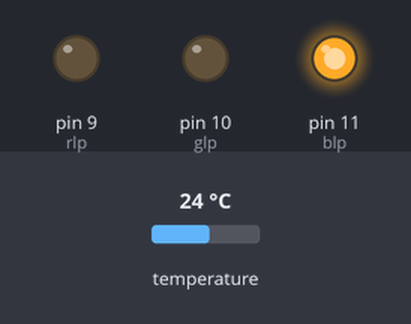
Recording of a sketch running on a simulated Arduino Uno, built with avr-gcc and run on an emulated ATmega328P. Shown: output pins drawn as LEDs (lit = HIGH). The inputs (shaded band) are chosen by the test bench; at power-on: temperature 24 °C.

Above: at 1.2 s.
1.3 s: temperature set to 25.5 °C
2.8 s: temperature set to 26.6 °C
At 4.0 s:
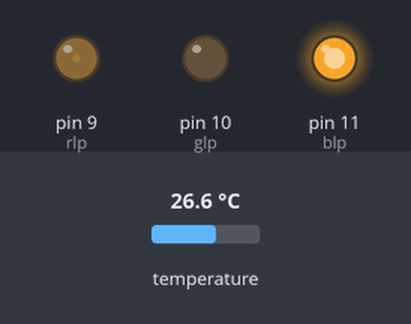
4.3 s: temperature set to 12 °C
At 5.2 s:
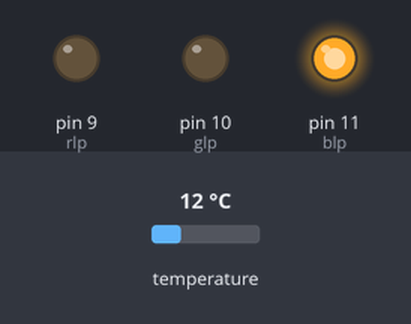
5.9 s: temperature set to 33 °C
At 6.4 s:
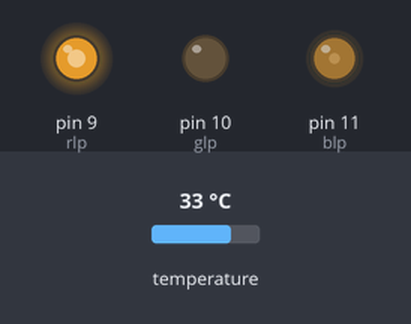
7.5 s: temperature set to 41 °C
At 8.8 s:
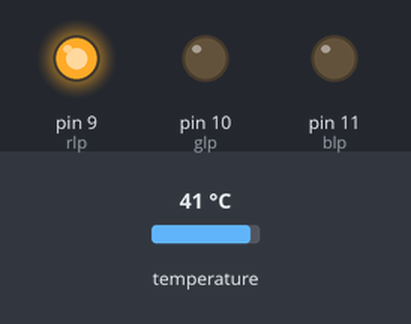
9.1 s: temperature set to 35.8 °C
10.6 s: temperature set to 34.5 °C
At 11.1 s:
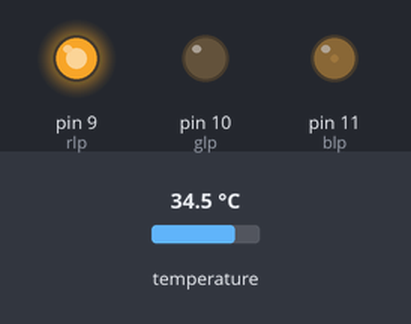
Timing chart, 0 to 13.1 s (numbered marks = the images above; inputs shaded):
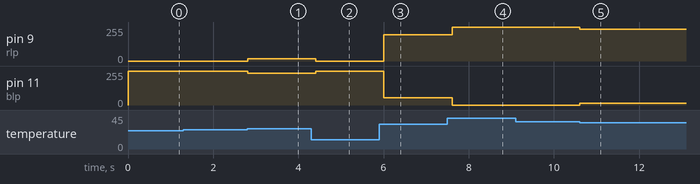

The sketch:

smartsens_v1.ino
```cpp
/* SmartSens
 *
 *  this program senses temperature and express a specific red or blue led light
 * by EMFS - 7/01/21
 */

#include <Wire.h>
#include <Adafruit_BMP085.h>
#define dt 0.2 //portion of time for sampling

Adafruit_BMP085 bmp;
unsigned long t1,t2;
int F_S = 1/dt;       //Sampling frequency in Hz
int T_S = 1000/F_S;   //Sampling period in milliseconds
float temp;
float max_temp = 35.0;

// blue (from 0 to 255) = bw1*temperature + bw0
// red (from 0 to 255) = rw1*temperature + rw0
float bw0 = 987.81;
float bw1 = -987.85;
float rw0 = -723.62;
float rw1 = 975.65;
int blue;
byte red;

byte rlp= 9; //red ligth pin
byte glp = 10;
byte blp = 11;

void setup()
{
  pinMode(rlp, OUTPUT);
  pinMode(glp, OUTPUT);
  pinMode(blp, OUTPUT);
  Serial.begin(9600);
  Wire.begin();
  //INitiating preassure BMP180 sensor
  if (!bmp.begin(0x76)) {
    Serial.println("Could not find a valid BMP180 sensor, check wiring!");
    while (1){
      delay(250);
    }
  }
}

float get_b_rgbval(float temp){
  float bval = temp*bw1 + bw0;
  if (bval >= 255.0) bval = 255.0;
  if (bval <= 0.0) bval = 0.0;
  return bval;
}

float get_r_rgbval(float temp){
  float rval = temp*rw1 + rw0;
  if (rval >= 255.0) rval = 255.0;
  if (rval <= 0.0) rval = 0.0;
  return rval;
}

float read_bmp180_temp(){
  float temp = (float)bmp.readTemperature()/max_temp;
  return temp;
}

void set_rgbled_colors(byte blue, byte red){
  analogWrite(rlp,red);
  analogWrite(glp,0);
  analogWrite(blp,blue);
}

void rgb_vals_debug(float temp,byte blue,byte red){
  Serial.println("Temperature: " + String(temp*max_temp));
  Serial.println("Blue: " + String(blue));
  Serial.println("Red: " + String(red));
}

void loop()
{
  t1 = millis();

  temp = read_bmp180_temp();
  blue = (byte)get_b_rgbval(temp);
  red = (byte)get_r_rgbval(temp);
  set_rgbled_colors(blue,red);
  //rgb_vals_debug(temp,blue,red);

  t2 = millis() - t1;
  if(t2 < T_S) delay(T_S - t2);
}
```

Measured:
- after the input at 1.3 s, every drawn part: stays the same
- after the input at 2.8 s, pin 9 (rlp): 0/255 → 17/255 at once; pin 11 (blp): 255/255 → 237/255 at once
- after the input at 4.3 s, pin 9 (rlp): 17/255 → 0/255 after 0.11 s; pin 11 (blp): 237/255 → 255/255 after 0.11 s
- after the input at 5.9 s, pin 9 (rlp): 0/255 → 196/255 after 0.11 s; pin 11 (blp): 255/255 → 56/255 after 0.11 s
- after the input at 7.5 s, pin 9 (rlp): 196/255 → 255/255 after 0.11 s; pin 11 (blp): 56/255 → 0/255 after 0.11 s
- after the input at 9.1 s, every drawn part: stays the same
- after the input at 10.6 s, pin 9 (rlp): 255/255 → 238/255 at once; pin 11 (blp): 0/255 → 14/255 at once
